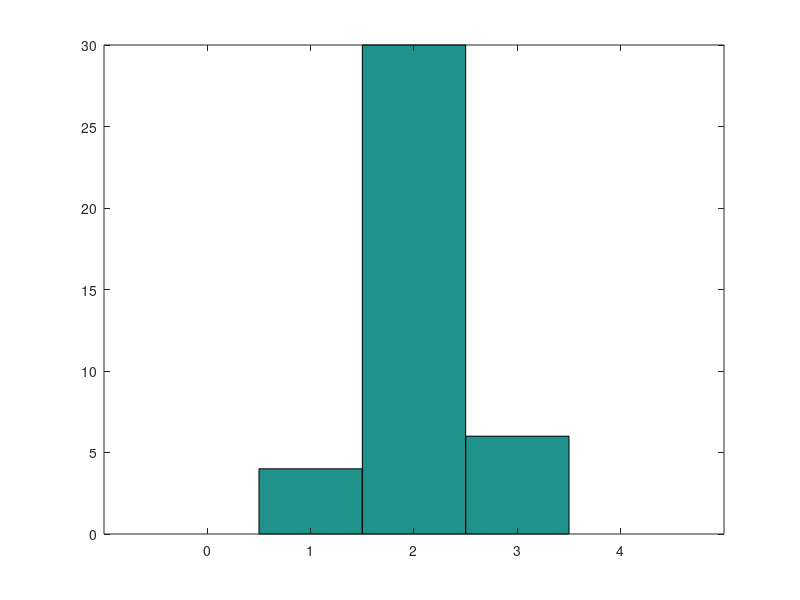

The MATLAB script that drew this image: (Note: this script raises an error after producing the figure.)
# Generate a sample of 40 project sizes
1;

function s = value_to_project_size(u)

    if u <= 0.1
        s = 1;
    elseif u <= 0.85
        s = 2;
    else
        s = 3;
    end

end

function d = date_from_params(type, hours, price)
    d = 0;
end

function projects = generate_projects(count, type, size_a, size_b, size_c, price_c, price_a_factor, price_b_factor)

    price_a = price_c * (1 + price_a_factor);
    price_b = price_c * (1 + price_b_factor);

    projects = zeros(count, 3);

    for i = 1 : count
        hours = triangular_sample(size_a, size_b, size_c, 1);
        price = triangular_sample(price_a, price_b, price_c, 1);
        end_date = date_from_params(type, hours, price);

        projects(i,:) = [
            hours ;
            price ;
            end_date
            ];

    end

end

project_sizes = arrayfun(@value_to_project_size, unifrnd(0, 1, 40, 1));

# Display the resulting project sizes
figure(1);
hist(project_sizes, 0:4);

projects_per_size = histc(project_sizes, 1:3);

data = {};

man_hour_price = 220;
data.small = generate_projects(projects_per_size(1), 1, 500, 2000, 1400, man_hour_price * 1.3, -0.2, 0.1);
data.medium = generate_projects(projects_per_size(2), 2, 2000, 4500, 3200, man_hour_price, -0.1, 0.1);
data.big = generate_projects(projects_per_size(3), 3, 4500, 8000, 5300, man_hour_price * 1.2, -0.4, 0.2);

# Display small data

disp(data.small);

figure(2);
hist(data.small(:,1));

figure(3);
hist(data.small(:,2));

figure(4);
hist(data.small(:,3));

# Display medium data

disp(data.medium);

figure(5);
hist(data.medium(:,1));

figure(6);
hist(data.medium(:,2));

figure(7);
hist(data.medium(:,3));

# Display big data

disp(data.big);

figure(8);
hist(data.big(:,1));

figure(9);
hist(data.big(:,2));

figure(10);
hist(data.big(:,3));

# Save stats
save('stats.mat', 'data');
